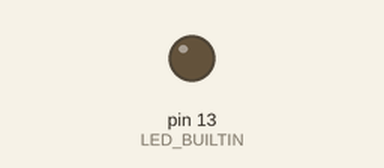
This sketch was run on a simulated Arduino Uno, built with avr-gcc and run on an emulated ATmega328P. Parts: output pins drawn as LEDs (lit = HIGH). Dashed ring = blinking.

Above: at 0.03 s.
At 2.89 s:
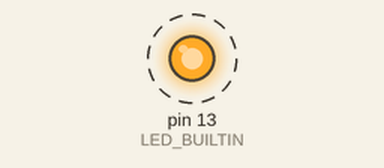
Timing chart, 0 to 3.2 s (numbered marks = the images above):
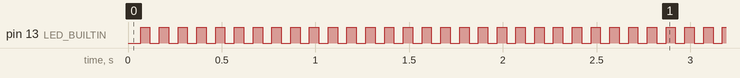

The sketch:

60hz_pin23.ino
```cpp
#include "avr/wdt.h"

#define PIN_IN1   A1
#define PIN_IN2   A2

// Note that we do not control the EN pin. Instead we install the jumper directly on the PCB.

// the setup function runs once when you press reset or power the board
void setup() {

  pinMode( LED_BUILTIN , OUTPUT);

  pinMode( PIN_IN1 ,  INPUT_PULLUP );      // IN1
  pinMode( PIN_IN2 ,  INPUT_PULLUP );      // IN2

 // Set up the watchdog timer with the maximum timeout
 // We do this becuase the spike when the timer hits zero sometimes
 // glitches the Arduino. Some ferite beads would probably fix this, but I don't have any.
  wdt_enable(WDTO_250MS);

}

// We divide a single cycle into 6 steps....
//    **
//  *   *
//       **
//
// A full cycle takes 1/60th of a second, so each step takes 1/6*1/60=1/360th of a second

const unsigned long us_per_s = 1000000UL;

const unsigned long step_time_us = us_per_s / 360UL;

// Do some flashing so we can visually see that it is running

const unsigned long flash_rate_hz = 10;   // Blink the onboard LED at 10hz so we know it is running

const unsigned long countup_flash_time_us = (us_per_s / flash_rate_hz) / 2;   // div by two becuase we have to do on and off once per period

unsigned long countup_us = 0;


// the loop function runs over and over again forever
void loop() {

// +-----+-----+-----+-------------------------------------+
// | ENA | IN1 | IN2 | Description                         |
// +-----+-----+-----+-------------------------------------+
// | 0   | N/A | N/A | Motor A is off                      |
// | 1   | 0   | 0   | Motor A is stopped (brakes)         |
// | 1   | 0   | 1   | Motor A is on and turning backwards |
// | 1   | 1   | 0   | Motor A is on and turning forwards  |
// | 1   | 1   | 1   | Motor A is stopped (brakes)         |
// +-----+-----+-----+-------------------------------------+

  // Positive (FORWARD)
  digitalWrite( PIN_IN1 , HIGH );
  digitalWrite( PIN_IN2 , LOW );
  delayMicroseconds( step_time_us );
  delayMicroseconds( step_time_us );

  // Zero (Brakes)
  digitalWrite( PIN_IN2 , HIGH );
  delayMicroseconds( step_time_us );

  // Negative (BACKWARD)
  digitalWrite( PIN_IN1 , LOW );
  digitalWrite( PIN_IN2 , HIGH );
  delayMicroseconds( step_time_us );
  delayMicroseconds( step_time_us );

  // Zero  (Brakes)
  digitalWrite( PIN_IN2 , LOW );
  delayMicroseconds( step_time_us );

  // This diganostic code just blinks the built in LED so you know it is running.

  countup_us += 6 * step_time_us;

  if (countup_us >  countup_flash_time_us ) {

    digitalWrite( LED_BUILTIN , !digitalRead(LED_BUILTIN));   // Toggle LED

    countup_us -= countup_flash_time_us;

  }

    // Reset the watchdog timer to prevent a reset
  wdt_reset();

}
```

Measured:
- by itself, pin 13 (LED_BUILTIN): alternates HIGH for 0.05 s and LOW for 0.05 s
